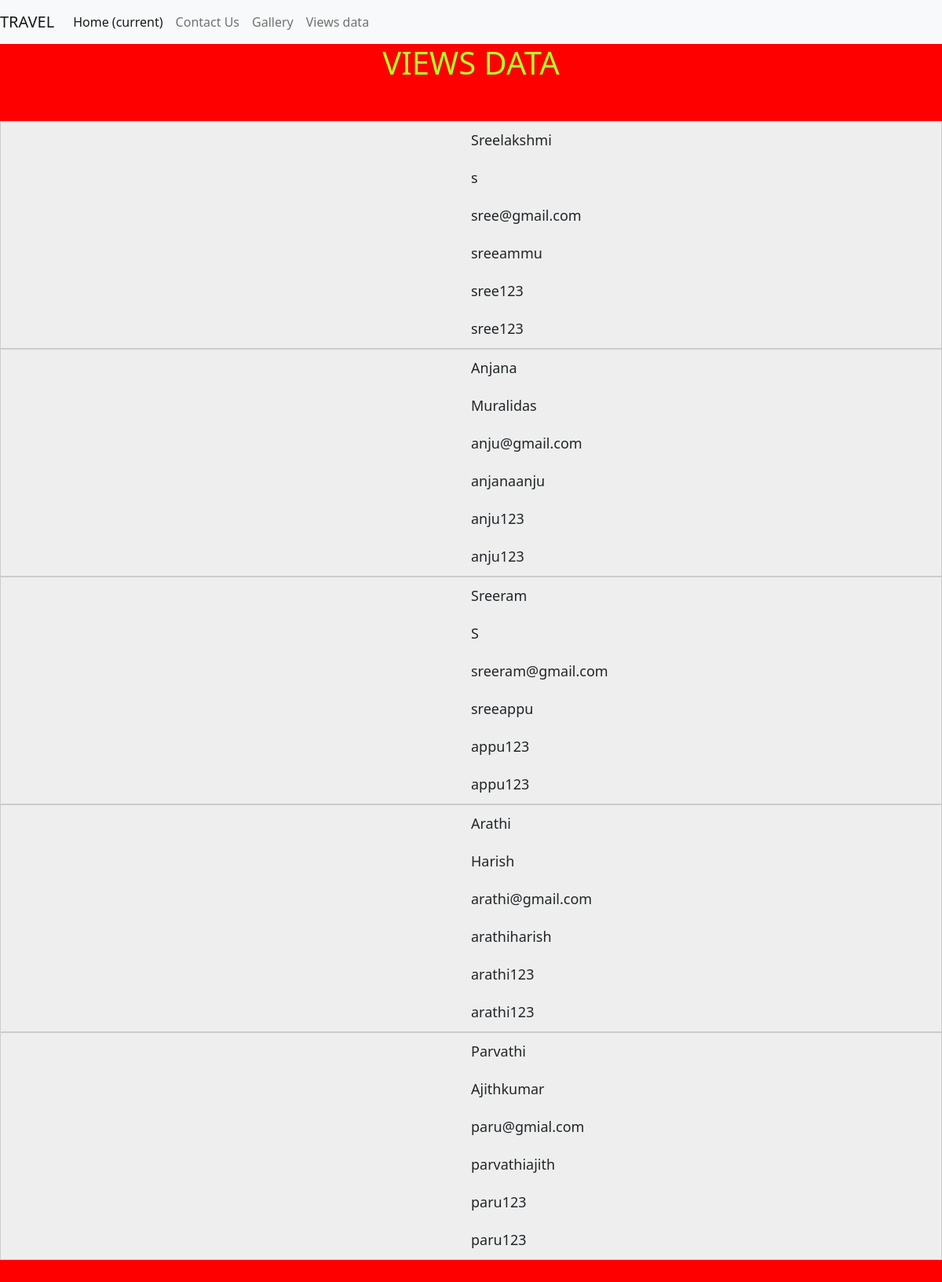
Screenshot of /viewsdata with the database file from the repository.
### app8/models.py (models this page shows, shortened)
class Register(models.Model):
    first_name=models.CharField(max_length=264,unique=True)
    last_name=models.CharField(max_length=264,unique=True)
    email_id=models.CharField(max_length=264,unique=True)
    user_name=models.CharField(max_length=264,unique=True)
    password=models.CharField(max_length=264,unique=True)
    conform_password=models.CharField(max_length=264,unique=True)

### app8/views.py (the view)
# urls.py: path('viewsdata',views.viewsdata,name='viewsdata'),
def viewsdata(request):
    data=Register.objects.all()
    return render(request,'views.html',{'data':data})

### app8/templates/views.html (shortened to what this page needs)
<!doctype html>
<html lang="en">
  <head>
    <link href="https://cdn.jsdelivr.net/npm/bootstrap@5.0.2/dist/css/bootstrap.min.css" rel="stylesheet">
  </head>
  <body>
    <nav class="navbar navbar-expand-lg navbar-light bg-light">
        <a class="navbar-brand" href="#">TRAVEL</a>
        <div class="collapse navbar-collapse" id="navbarNavAltMarkup">
          <div class="navbar-nav">
            <a class="nav-link active" href="{% url 'index' %}">Home <span class="sr-only">(current)</span></a>
            <a class="nav-link" href="{% url 'contact' %}">Contact Us</a>
            <a class="nav-link" href="{% url 'gallery' %}">Gallery</a>
            <a class="nav-link" href="{% url 'viewsdata' %}">Views data</a>
          </div>
        </div>
      </nav>
    <h1>VIEWS DATA</h1>
    <table>
        {% for i in data %}
        <tbody>
          <tr>
            <td>{{i.first_name}}</td>
            <td>{{i.last_name}}</td>
            <td>{{i.email_id}}</td>
            <td>{{i.user_name}}</td>
            <td>{{i.password}}</td>
            <td>{{i.conform_password}}</td>
           </tr>
        </tbody>
        {% endfor %}
      </table>
  </body>
</html>

### app8/templates/views.html (style rules this page uses)
h1 { text-align: center; color: greenyellow; }
body { background-color: red; }
table { width: 750px; border-collapse: collapse; margin:50px auto; }
tr:nth-of-type(odd) { background: #eee; }
td, th { padding: 10px; border: 1px solid #ccc; text-align: left; font-size: 18px; }
@media only screen and (max-width: 760px),
(min-device-width: 768px) and (max-device-width: 1024px) { table { width: 100%; } }
@media only screen and (max-width: 760px),
(min-device-width: 768px) and (max-device-width: 1024px) { table, thead, tbody, th, td, tr { display: block; } }
@media only screen and (max-width: 760px),
(min-device-width: 768px) and (max-device-width: 1024px) { tr { border: 1px solid #ccc; } }
@media only screen and (max-width: 760px),
(min-device-width: 768px) and (max-device-width: 1024px) { td { border: none; border-bottom: 1px solid #eee; position: relative; padding-left: 50%; } }
@media only screen and (max-width: 760px),
(min-device-width: 768px) and (max-device-width: 1024px) { td:before { position: absolute; top: 6px; left: 6px; width: 45%; padding-right: 10px; white-space: nowrap; content: attr(data-column); color: #000; font-weight: bold; } }

### rows the page displays
Register: first_name "Sreelakshmi", last_name "s", email_id "sree@gmail.com", user_name "sreeammu", password "sree123", conform_password "sree123"
Register: first_name "Anjana", last_name "Muralidas", email_id "anju@gmail.com", user_name "anjanaanju", password "anju123", conform_password "anju123"
Register: first_name "Sreeram", last_name "S", email_id "sreeram@gmail.com", user_name "sreeappu", password "appu123", conform_password "appu123"
Register: first_name "Arathi", last_name "Harish", email_id "arathi@gmail.com", user_name "arathiharish", password "arathi123", conform_password "arathi123"
Register: first_name "Parvathi", last_name "Ajithkumar", email_id "paru@gmial.com", user_name "parvathiajith", password "paru123", conform_password "paru123"
